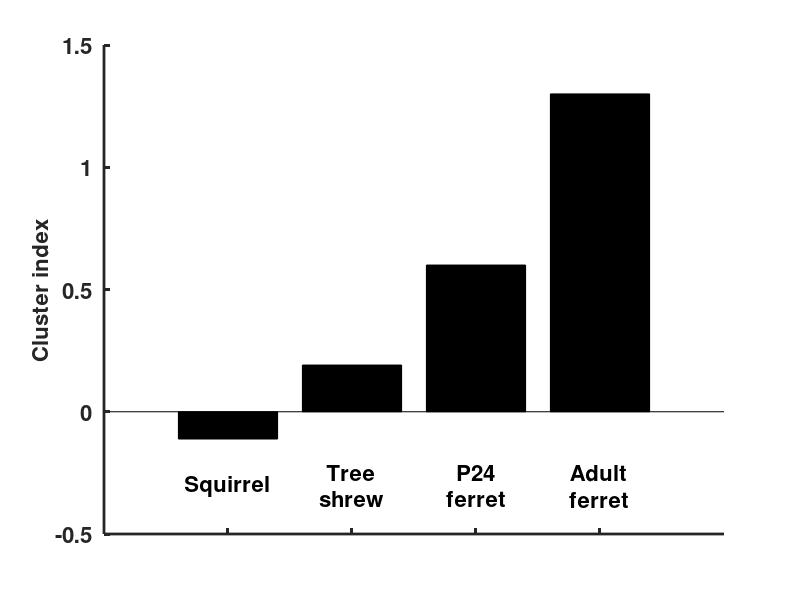

Source code (MATLAB):


vals = [ -0.1115 0.1910 0.6 1.3];

figure(5);
h=bar([1 2 3 4],vals);
set(h,'facecolor',[0 0 0]);

set(gca,'fontsize',16,'fontweight','bold');
ylabel('Cluster index','fontsize',16,'fontweight','bold');
set(gca,'xticklabel',[],'linewidth',2,'box','off');

A(1)=text(1,-0.3,'Squirrel','fontsize',16,'fontweight','bold');
A(2)=text(2,-0.3,{'Tree' 'shrew'},'fontsize',16,'fontweight','bold');
A(3)=text(3,-0.3,{'P24' 'ferret'},'fontsize',16,'fontweight','bold');
A(4)=text(4,-0.3,{'Adult' 'ferret'},'fontsize',16,'fontweight','bold');

for i=1:4, set(A(i),'horizontalalignment','center'); end;
